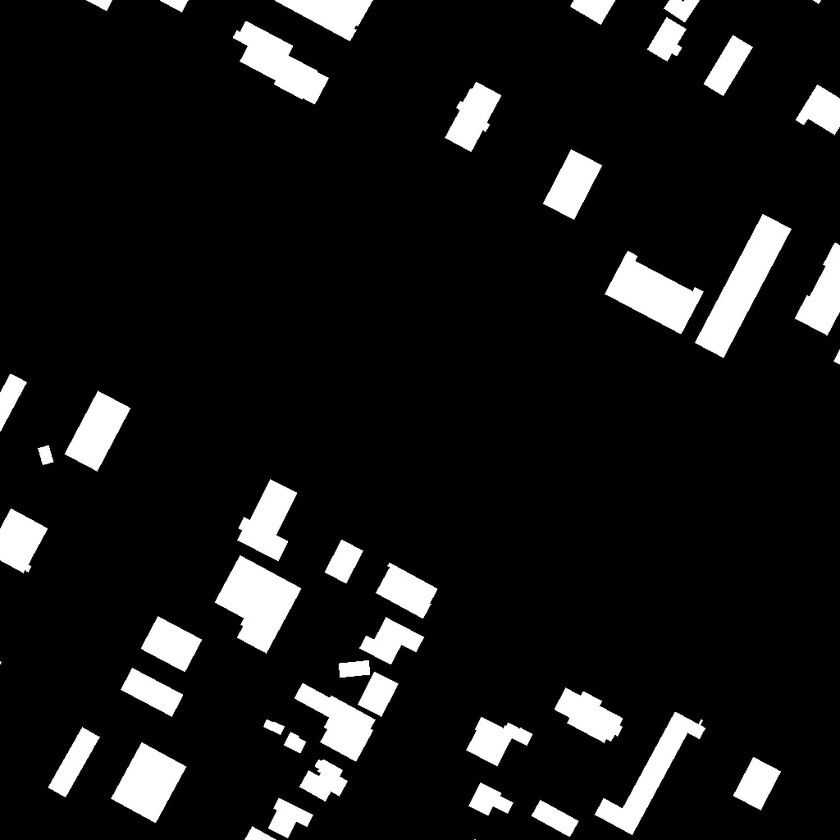
#> input picture Arial_images_1024_min/masks/0.jpg, 840 x 840 px, shrunk from 1024 x 1024 before the run, found by its file name
$ python get_bounding_box_cordinates.py
#> lines starting #> are read from the running program, lines starting #| are printed output that depends on the picture; after the words box and inside, x2 and y2 are one past the last pixel; in counts of white or black regions, pixels touching at a corner belong together
#> further down, mask_image is the input picture: shape (840, 840); min 0, max 255, mean 24.3
## importing required library
import cv2
import numpy


def bounding_box(mask_image):
    # Ensure the mask is binary
    _, binary_mask = cv2.threshold(mask_image, 128, 255, cv2.THRESH_BINARY)
#> binary_mask: shape (840, 840); 9.5% white; 45 white regions (3 under 20 px)

    ## to see the mask image after thresholding
    # cv2.imshow("mask_images_after_threshold",binary_mask)
    # cv2.waitKey(0)
    # cv2.destroyAllWindows()

    # Find contours
    contours, _ = cv2.findContours(binary_mask, cv2.RETR_EXTERNAL, cv2.CHAIN_APPROX_SIMPLE)
#> contours = 45 contours, 3 with area under 20; largest, box (x1, y1, x2, y2) and area: (695, 214, 791, 358) 4594, (215, 555, 301, 654) 4327, (605, 251, 704, 334) 3754, (233, 21, 329, 104) 3232, (111, 742, 186, 823) 3185

    # print(f"total number of rooftops in the image is : {len(contours)}")

    # List to store bounding boxes
    bounding_boxes = []

    # Loop through contours and get bounding boxes
    for contour in contours:
        x, y, w, h = cv2.boundingRect(contour)
        bounding_boxes.append((x, y, x+w, y+h))
#> this loop made 45 passes
#> (x, y, w, h) on passes 2 to 13: (245, 826, 31, 14), (531, 800, 47, 37), (268, 798, 45, 40), (469, 783, 44, 32), (299, 760, 49, 41), (733, 757, 48, 53), (111, 742, 75, 81), (284, 732, 22, 21), (48, 727, 52, 70), (263, 719, 22, 16), (466, 717, 66, 49), (595, 712, 111, 123)
#> (contour, x, y, w, h) on passes 1, 18: ([[474, 839], [475, 839]], 474, 839, 2, 1), ([[0, 661], [0, 663], [1, 662]], 0, 661, 2, 3)
#> after the loop, bounding_boxes = 45 items, first 6: (474, 839, 476, 840), (245, 826, 276, 840), (531, 800, 578, 837), (268, 798, 313, 838), (469, 783, 513, 815), (299, 760, 348, 801)

    return bounding_boxes

def plot_bounding_box(image, bounding_box_cordinates):
    demo = image.copy()

    for bb in bounding_box_cordinates:
        x,y,w,h = bb
        cv2.rectangle(demo, (x,y),(x+w,y+h), (255,0,0), 2)

    cv2.imshow("draw_bounding_box", demo)
    cv2.waitKey(0)
    cv2.destroyAllWindows()
    return demo


if __name__ == "__main__":
    mask_image_path = "C:\\Users\\dhruv\\Documents\\DA-IICT\\Arpit_rana\\SAM_Model\\Codes\\Notebook\\images_1024\\masks\\0.jpg"
    mask_image = cv2.imread(mask_image_path, cv2.IMREAD_GRAYSCALE)
    bb_cordinates = bounding_box(mask_image)
#> bb_cordinates has the same summary as bounding_boxes in bounding_box
    # print(bb_cordinates)

    ### verify by ploting bounding box on the original image.
    image_ = cv2.imread("C:\\Users\\dhruv\\Documents\\DA-IICT\\Arpit_rana\\SAM_Model\\Codes\\Notebook\\images_1024\\images\\0.jpg")
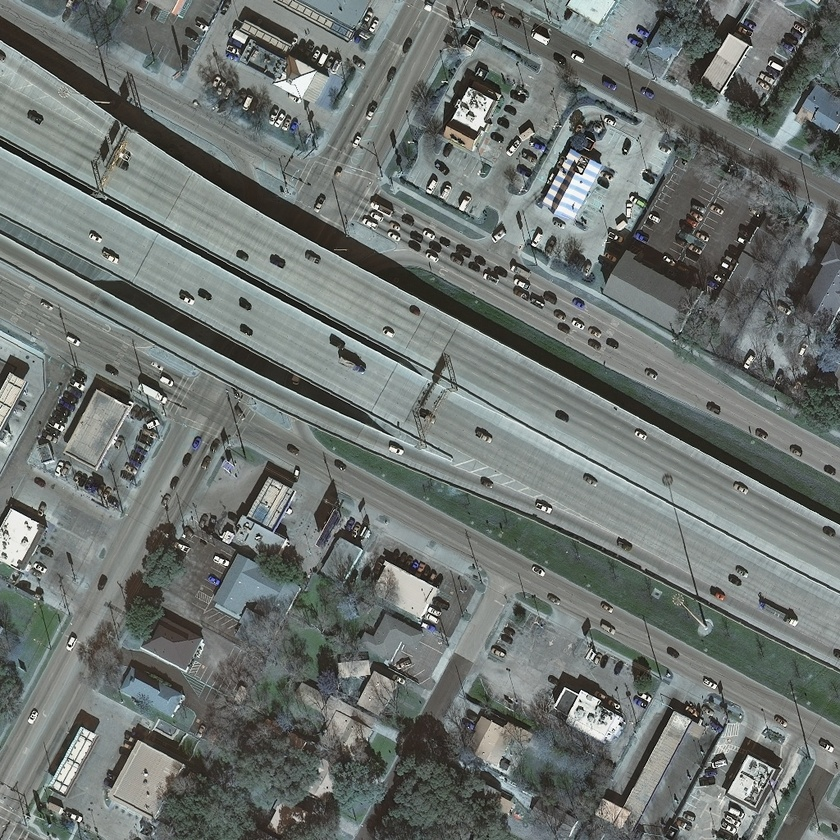
#> input picture Arial_images_1024_min/images/0.jpg, 840 x 840 px, shrunk from 1024 x 1024 before the run, found by its file name
#> image_ is the input picture: shape (840, 840, 3); mean B, G, R 112.4, 115.7, 109.6
    bb_image = plot_bounding_box(image_, bb_cordinates)
#> the loop in plot_bounding_box, `for bb in bounding_box_cordinates:` made 45 passes
#> (x, y, w, h) on passes 1 to 12: (474, 839, 476, 840), (245, 826, 276, 840), (531, 800, 578, 837), (268, 798, 313, 838), (469, 783, 513, 815), (299, 760, 348, 801), (733, 757, 781, 810), (111, 742, 186, 823), (284, 732, 306, 753), (48, 727, 100, 797), (263, 719, 285, 735), (466, 717, 532, 766)
#> after the loop in plot_bounding_box, `for bb in bounding_box_cordinates:`:
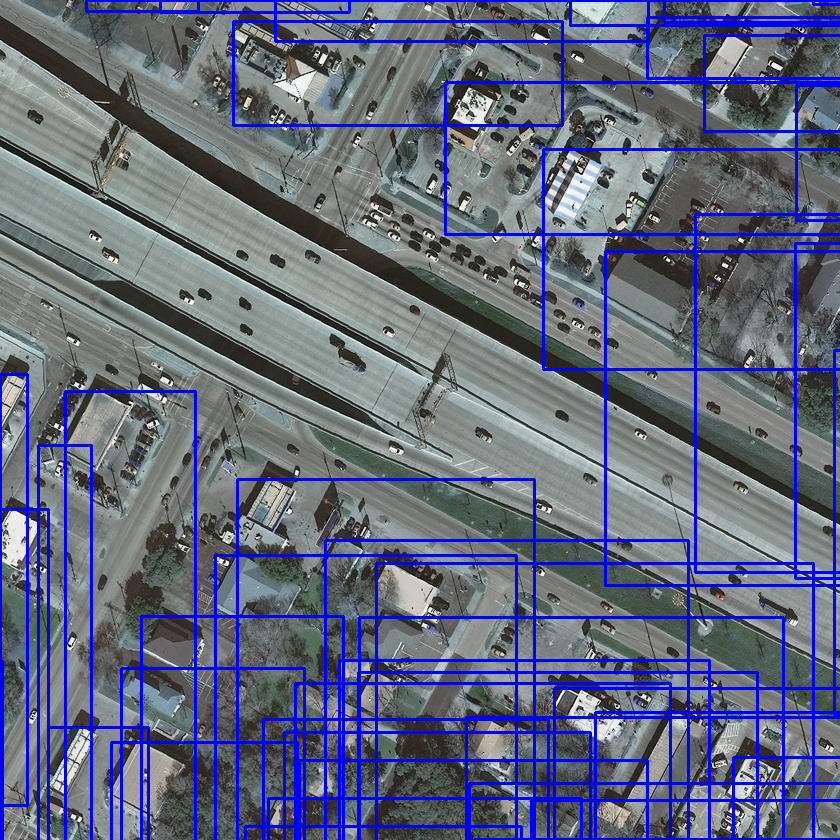
#> demo: shape (840, 840, 3); 9.92% of pixels changed, all inside (x1, y1, x2, y2) = (0, 0, 840, 840)
    cv2.imwrite("demo_bounding_box.jpg",bb_image)
